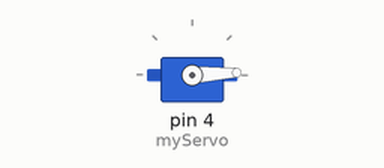
A sketch run on a simulated Arduino Uno, built with avr-gcc and run on an emulated ATmega328P. Parts: servo.

Above: at 0.05 s.
At 0.75 s:
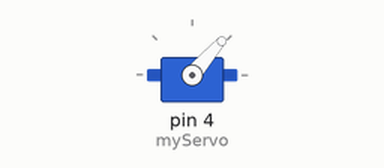
At 1.5 s:
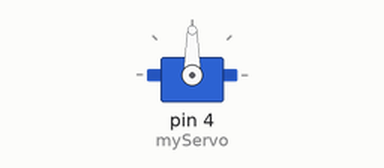
At 3.0 s:
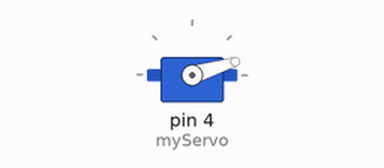
Timing chart, 0 to 7.5 s (numbered marks = the images above):
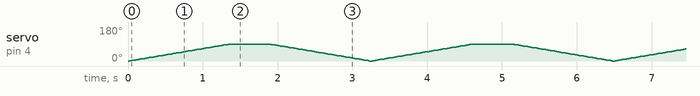

The sketch:

Barier_test.ino
```cpp
#include <Servo.h>

Servo myServo;  // Create a servo object

int angle = 0;  // Initial angle

void setup() {
  myServo.attach(4);  // Attach the servo to pin 4
}

void loop() {
  // Move the servo to 90 degrees
  for (angle = 0; angle <= 90; angle++) {
    myServo.write(angle);
    delay(15);  // Adjust the delay as needed
  }

 delay(500);
  // Move the servo back to 0 degrees
  for (angle =90; angle >= 0; angle--) {
    myServo.write(angle);
    delay(15);  // Adjust the delay as needed
  }


}
```
